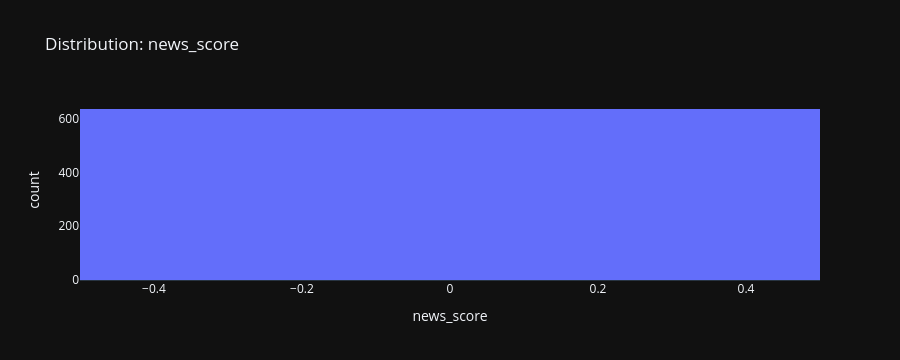
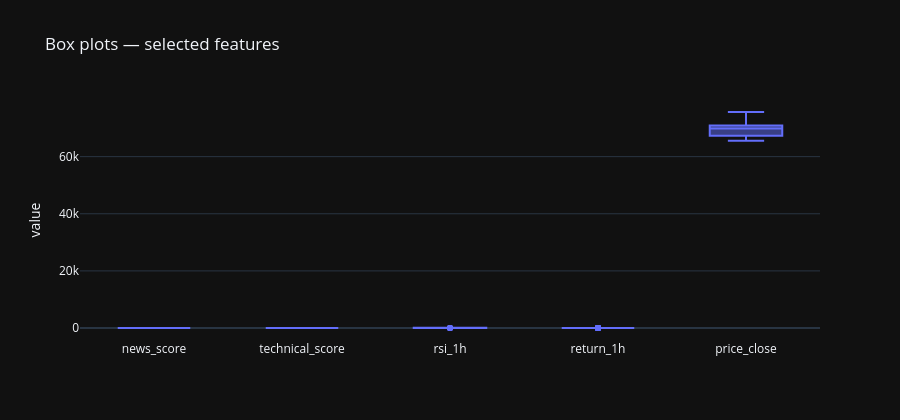

Notebook cell for these charts, in order:
### Markdown cell above
### Part 4: feature distributions (sample)

**What I look for:** do shapes look plausible? Do I see a single spike at zero everywhere (can happen with synthetic data)?

### Code cell
plot_cols = [
    "news_score",
    "technical_score",
    "rsi_1h",
    "return_1h",
    "price_close",
]
plot_cols = [c for c in plot_cols if c in eda_df.columns]
fig = px.histogram(
    eda_df,
    x=plot_cols[0],
    nbins=40,
    title=f"Distribution: {plot_cols[0]}",
    template=PLOT_TEMPLATE,
)
fig.update_layout(height=360)
fig.show()

if len(plot_cols) > 1:
    melt = eda_df[plot_cols].melt(var_name="feature", value_name="value")
    fig2 = px.box(melt, x="feature", y="value", title="Box plots — selected features", template=PLOT_TEMPLATE)
    fig2.update_layout(height=420, xaxis_title="")
    fig2.show()

### Figure 1 — Plotly figure (JSON) as saved in the notebook; plotly's stock layout.template omitted (floating-point values rounded to 4 significant figures; data arrays with more than 128 entries replaced by an {"elided": "..."} marker saying what was removed)
{"data": [{"bingroup": "x", "hovertemplate": "news_score=%{x}<br>count=%{y}<extra></extra>", "legendgroup": "", "marker": {"color": "#636efa", "pattern": {"shape": ""}}, "name": "", "nbinsx": 40, "orientation": "v", "showlegend": false, "type": "histogram", "x": {"elided": "636 float values"}, "xaxis": "x", "yaxis": "y"}], "layout": {"barmode": "relative", "height": 360, "legend": {"tracegroupgap": 0}, "title": {"text": "Distribution: news_score"}, "xaxis": {"anchor": "y", "domain": [0, 1], "title": {"text": "news_score"}}, "yaxis": {"anchor": "x", "domain": [0, 1], "title": {"text": "count"}}}}

### Figure 2 — Plotly figure (JSON) as saved in the notebook; plotly's stock layout.template omitted (floating-point values rounded to 4 significant figures; data arrays with more than 128 entries replaced by an {"elided": "..."} marker saying what was removed)
{"data": [{"alignmentgroup": "True", "hovertemplate": "feature=%{x}<br>value=%{y}<extra></extra>", "legendgroup": "", "marker": {"color": "#636efa"}, "name": "", "notched": false, "offsetgroup": "", "orientation": "v", "showlegend": false, "type": "box", "x": {"elided": "3180 str values"}, "x0": " ", "xaxis": "x", "y": {"elided": "3180 float values"}, "y0": " ", "yaxis": "y"}], "layout": {"boxmode": "group", "height": 420, "legend": {"tracegroupgap": 0}, "title": {"text": "Box plots — selected features"}, "xaxis": {"anchor": "y", "domain": [0, 1], "title": {"text": ""}}, "yaxis": {"anchor": "x", "domain": [0, 1], "title": {"text": "value"}}}}
